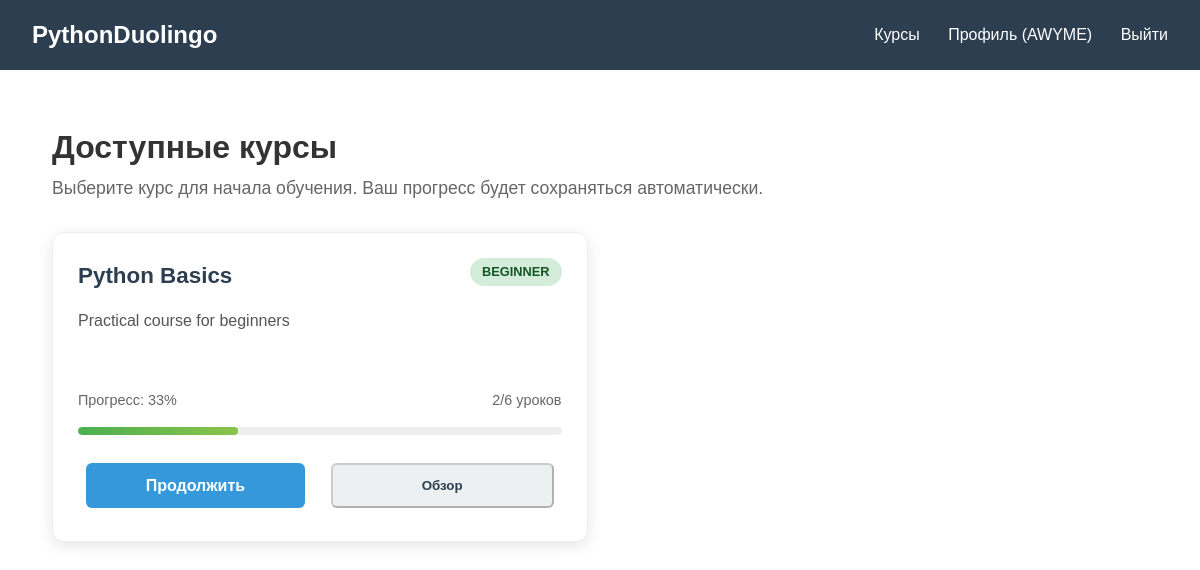
The page /courses (signed in) on the database its author committed.
### tables this page shows
CREATE TABLE courses (
            id INTEGER PRIMARY KEY AUTOINCREMENT,
            title VARCHAR(100) NOT NULL,
            description TEXT,
            difficulty_level VARCHAR(20) DEFAULT 'beginner',
            order_index INTEGER DEFAULT 0,
            is_active BOOLEAN DEFAULT 1,
            created_at DATETIME DEFAULT CURRENT_TIMESTAMP
        );

### main.py (the view)
@app.route('/courses')
@login_required
def courses():
    print(f"[DEBUG] Запрос /courses от пользователя {session['id']}")
    courses_list = get_all_courses()
    print(f"[DEBUG] Получено курсов из БД: {len(courses_list)}")
    if not courses_list:
        print("[DEBUG] Нет курсов в БД! Показываем заглушку")
        return render_template('courses.html',
                             courses=[],
                             user_progress={})
    user_progress = {}
    for course in courses_list:
        print(f"[DEBUG] Получаем прогресс для курса {course['id']}: {course['title']}")
        progress = get_user_progress(session['id'], course['id'])
        user_progress[course['id']] = progress
    return render_template('courses.html',
                         courses=courses_list,
                         user_progress=user_progress)

### db/db.py (called while the page is built, shortened)
def get_db_connection():
    conn = sqlite3.connect(DATABASE_PATH, check_same_thread=False)
    conn.row_factory = sqlite3.Row
    return conn

def get_all_courses():
    conn = get_db_connection()
    try:
        courses = conn.execute('''
            SELECT * FROM courses
            WHERE is_active = TRUE
            ORDER BY order_index
        ''').fetchall()
        print(f"[DB] get_all_courses() вернула {len(courses)} курсов")
        return courses
    except Exception as e:
        print(f"[DB ERROR] Ошибка в get_all_courses(): {e}")
        return []
    finally:
        conn.close()

def get_user_progress(user_id, course_id=None):
    conn = get_db_connection()
    if course_id:
        progress = conn.execute('''
            SELECT l.id, l.title, l.module_id, l.order_index,
                   COALESCE(up.completed, 0) as completed,
                   up.completed_at, up.attempts
            FROM lessons l
            JOIN modules m ON l.module_id = m.id
            LEFT JOIN user_progress up ON l.id = up.lesson_id AND up.user_id = ?
            WHERE m.course_id = ?
            ORDER BY m.order_index, l.order_index
        ''', (user_id, course_id)).fetchall()
        result = [dict(row) for row in progress]
    conn.close()
    return result

### main.py (called while the page is built)
def login_required(f):
    from functools import wraps
    @wraps(f)
    def decorated_function(*args, **kwargs):
        if 'id' not in session:
            flash('Для доступа к этой странице необходимо войти в систему.', 'error')
            return redirect(url_for('login'))
        return f(*args, **kwargs)
    return decorated_function

### templates/courses.html (shortened to what this page needs)
{% extends "base.html" %}
{% block content %}
<div class="courses-container">
    <h1>Доступные курсы</h1>
    {% if courses %}
    <p class="courses-description">Выберите курс для начала обучения. Ваш прогресс будет сохраняться автоматически.</p>
    <div class="courses-grid">
        {% for course in courses %}
        <div class="course-card">
            <div class="course-header">
                <h2>{{ course.title }}</h2>
                <span class="course-level level-{{ course.difficulty_level }}">
                    {{ course.difficulty_level }}
                </span>
            </div>
            <p class="course-description">{{ course.description }}</p>
            {% if user_progress[course.id] %}
                {% set progress = user_progress[course.id] %}
                {% if progress is iterable %}
                    {% set completed = progress|selectattr('completed')|list|length %}
                    {% set total = progress|length %}
                    {% set percent = (completed / total * 100)|round|int if total > 0 else 0 %}
                {% else %}
                    {% set completed = progress.completed_lessons|default(0) %}
                    {% set total = progress.total_lessons|default(1) %}
                    {% set percent = progress.progress_percent|default(0)|round|int %}
                {% endif %}
                <div class="course-progress">
                    <div class="progress-info">
                        <span>Прогресс: {{ percent }}%</span>
                        <span>{{ completed }}/{{ total }} уроков</span>
                    </div>
                    <div class="progress-bar">
                        <div class="progress-fill" style="width: {{ percent }}%"></div>
                    </div>
                </div>
                <div class="course-actions">
                    {% if percent > 0 and percent < 100 %}
                        {% set next_lesson_id = 1 %}
                        <a href="{{ url_for('lesson', lesson_id=next_lesson_id) }}" class="btn btn-primary">
                            Продолжить
                        </a>
                    {% elif percent == 100 %}
                        <button class="btn btn-success" disabled>
                            ✅ Завершено
                        </button>
                    {% else %}
                        <a href="{{ url_for('lesson', lesson_id=1) }}" class="btn btn-primary">
                            Начать
                        </a>
                    {% endif %}
                    <button class="btn btn-secondary" disabled title="Скоро будет доступно">
                        Обзор
                    </button>
                </div>
            {% endif %}
        </div>
        {% endfor %}
    </div>
    {% endif %}
</div>
{% endblock %}

### static/style.css (style rules this page uses)
* { margin: 0; padding: 0; box-sizing: border-box; }
body { font-family: 'Arial', sans-serif; line-height: 1.6; color: #333; }
.btn { display: inline-block; padding: 0.5rem 1rem; text-decoration: none; border-radius: 4px; margin: 0.5rem; }
.btn-primary { background: #3498db; color: white; }
.btn-secondary { background: #95a5a6; color: white; }
.course-card { border: 1px solid #ddd; padding: 1.5rem; border-radius: 8px; }
.progress-bar { background: #ecf0f1; border-radius: 4px; margin: 1rem 0; }
.progress-bar { height: 10px; background: #ecf0f1; border-radius: 5px; overflow: hidden; margin: 15px 0; }
.progress-fill { height: 100%; background: linear-gradient(90deg, #27ae60, #2ecc71); border-radius: 5px; transition: width 0.5s ease; }
.courses-container { max-width: 1200px; margin: 0 auto; padding: 20px; }
.courses-description { color: #666; margin-bottom: 30px; font-size: 1.1em; }
.courses-grid { display: grid; grid-template-columns: repeat(auto-fill, minmax(350px, 1fr)); gap: 25px; margin-top: 30px; }
.course-card { background: white; border-radius: 12px; padding: 25px; box-shadow: 0 4px 15px rgba(0,0,0,0.1); transition: transform 0.3s, box-shadow 0.3s; border: 1px solid #eee; }
.course-header { display: flex; justify-content: space-between; align-items: flex-start; margin-bottom: 15px; }
.course-header h2 { margin: 0; color: #2c3e50; font-size: 1.4em; }
.course-level { padding: 4px 12px; border-radius: 20px; font-size: 0.8em; font-weight: 600; text-transform: uppercase; }
.level-beginner { background: #d4edda; color: #155724; }
.course-description { color: #555; line-height: 1.5; margin-bottom: 20px; min-height: 60px; }
.course-progress { margin: 20px 0; }
.progress-info { display: flex; justify-content: space-between; margin-bottom: 8px; font-size: 0.9em; color: #666; }
.progress-bar { height: 8px; background: #eee; border-radius: 4px; overflow: hidden; }
.progress-fill { height: 100%; background: linear-gradient(90deg, #4CAF50, #8BC34A); border-radius: 4px; transition: width 0.5s ease; }
.course-actions { display: flex; gap: 10px; margin-top: 20px; }
.btn { padding: 10px 20px; border-radius: 6px; text-decoration: none; font-weight: 600; display: inline-block; text-align: center; flex: 1; }
.btn-secondary { background: #ecf0f1; color: #2c3e50; }

### rows shown on the page
courses: title "Python Basics", difficulty_level "BEGINNER", description "Practical course for beginners", percent "33", completed "2", total "6"

### other values the page prints
{{ session.get('username', 'Пользователь') }} "AWYME"
